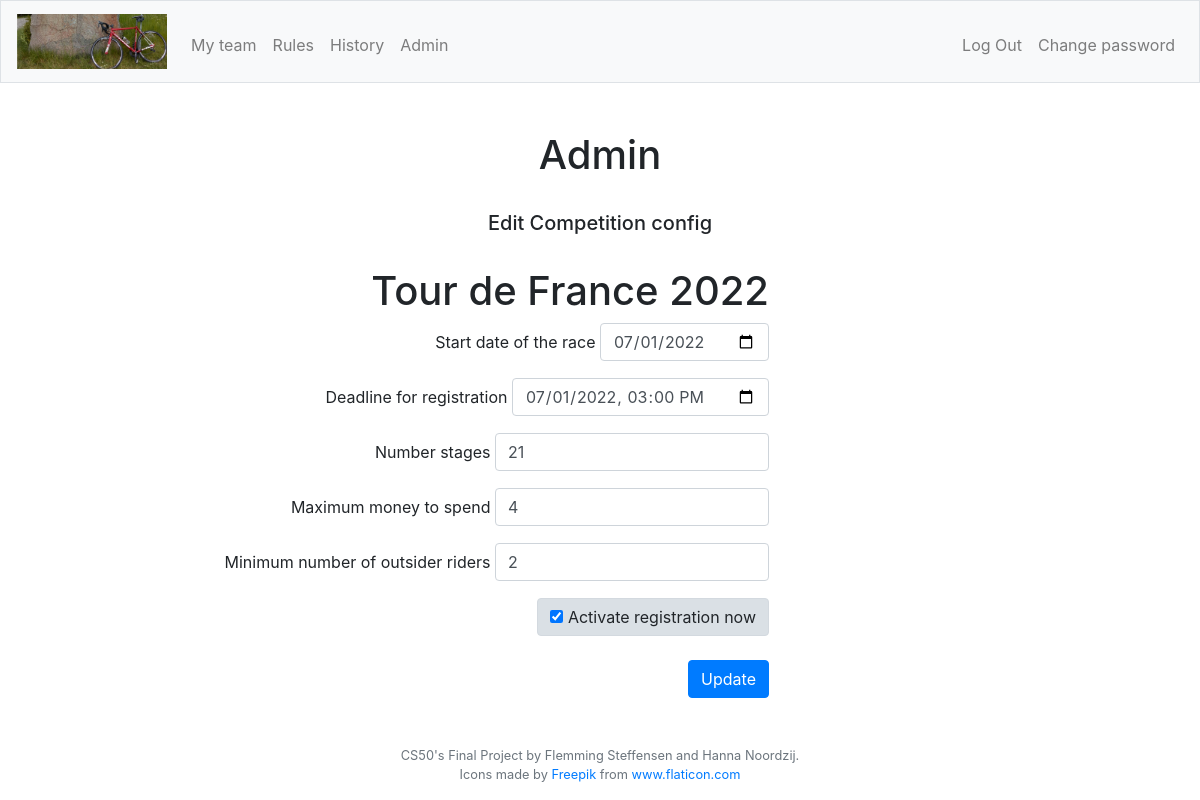
The page /editComp?activecomp=22 (signed in) on the database as committed earlier.
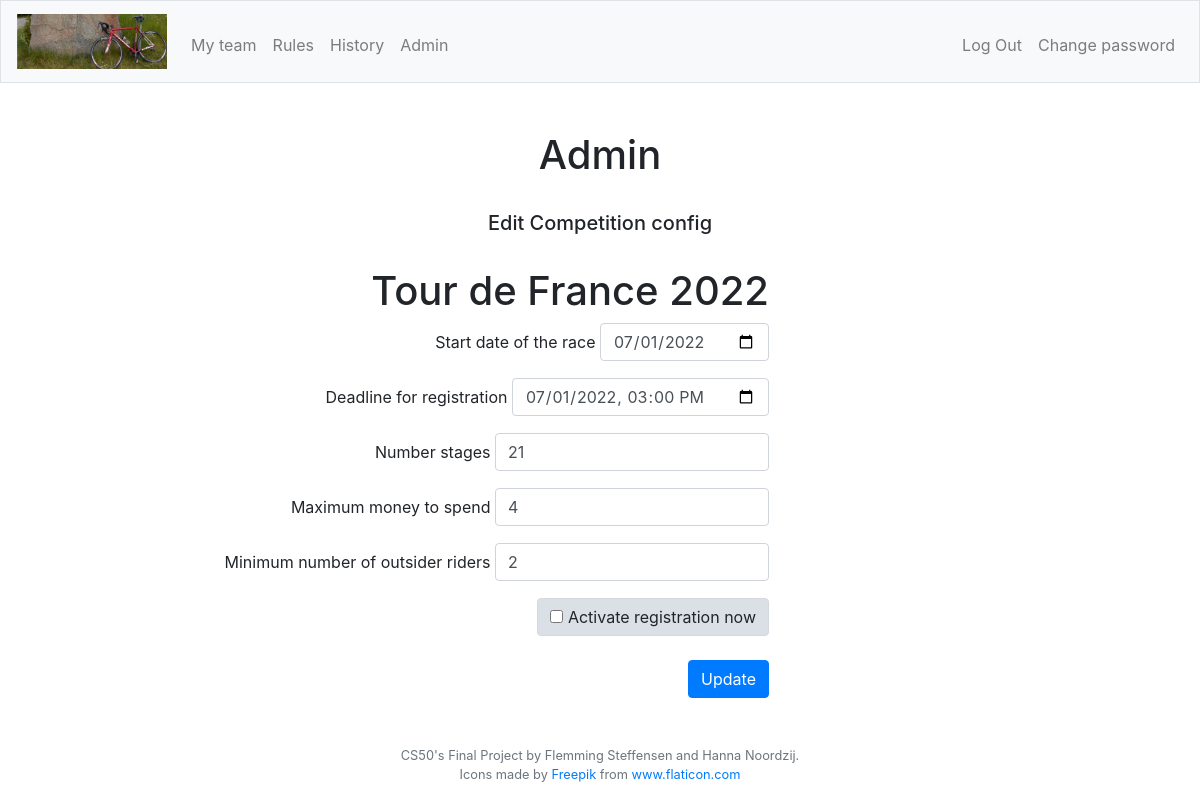
The same page on the database as committed later.
### tables this page shows
CREATE TABLE "competitions" (
	"id"	INTEGER NOT NULL UNIQUE,
	"racetype_id"	INTEGER NOT NULL,
	"year"	TEXT NOT NULL,
	"startdate"	TEXT NOT NULL,
	"reg_active"	INTEGER NOT NULL,
	"reg_stop"	TEXT NOT NULL,
	"racedays"	INTEGER NOT NULL,
	"total_price"	INTEGER NOT NULL DEFAULT 0,
	"min_outsider"	INTEGER NOT NULL DEFAULT 0,
	PRIMARY KEY("id" AUTOINCREMENT),
	FOREIGN KEY("racetype_id") REFERENCES "racetypes"("id")
);

### app.py (the view, shortened to what this page needs)
@app.route("/editComp", methods=["GET", "POST"])
@login_required
def editComp():
    if request.method == "GET":
        role = getRole()
        compid = request.args.get('activecomp', None)
        comps = db.execute("SELECT id, racetype_id, year, startdate, reg_stop, racedays, reg_active, total_price, min_outsider FROM competitions WHERE id = :compid", compid=compid)
        return render_template("editComp.html", comps=comps, role=role)

### app.py (called while the page is built)
@app.after_request
def after_request(response):
    response.headers["Cache-Control"] = "no-cache, no-store, must-revalidate"
    response.headers["Expires"] = 0
    response.headers["Pragma"] = "no-cache"
    return response

### helpers.py (called while the page is built)
def login_required(f):
    @wraps(f)
    def decorated_function(*args, **kwargs):
        if session.get("user_id") is None:
            return redirect("/login")
        return f(*args, **kwargs)
    return decorated_function

def getRole():
    role = db.execute("SELECT role FROM users WHERE id = :userid", userid=session["user_id"])
    role2 = role[0]["role"]
    return role2

### templates/editcomp.html (shortened to what this page needs)
{% extends "layout.html" %}
{% block adminNav %}
    {% if role == 2 %}
        <li class="nav-item"><a class="nav-link" href="/admin">Admin</a></li>
    {% endif %}
{% endblock %}
{% block main %}
<div>
    <h1>Admin</h1>
    <br>
    <h5>Edit Competition config</h5>
    <br>
</div>
{% for comp in comps %}
    <form id="editComp" action="/editComp" method="post">
        <div class="text-right col-lg-8">
            <div>
                {% if comp.racetype_id == 1 %}
                    <h1 class="">Tour de France {{comp.year}}</h1>
                {% elif comp.racetype_id == 2 %}
                    <h1 class="">Giro d'Italia {{comp.year}}</h1>
                {% elif comp.racetype_id == 3 %}
                    <h1 class="">Vuelta a España {{comp.year}}</h1>
                {% else %}
                    <h1 class="">Unknown competition</h1>
                {% endif %}
            </div>
            <div class="form-group">
                <label for="startdate">Start date of the race</label>
                <input class="form-control" name="startdate" placeholder="Startdate" type="date" value="{{ comp.startdate }}" required>
            </div>
            <div class="form-group">
                <label for="reg_stop">Deadline for registration</label>
                <input class="form-control" name="reg_stop" placeholder="Deadline for registration" type="datetime-local" value="{{ comp.reg_stop }}"required>
            </div>
            <div class="form-group">
                <label for="racedays">Number stages</label>
                <input class="form-control" name="racedays" placeholder="Number of stages" type="number" value="{{ comp.racedays }}" required>
            </div>
            <div class="form-group">
                <label for="total_price">Maximum money to spend</label>
                <input class="form-control" name="total_price" placeholder="Maximum money to spend" type="number" value="{{ comp.total_price }}" required>
            </div>
            <div class="form-group">
                <label for="min_outsider">Minimum number of outsider riders</label>
                <input class="form-control" name="min_outsider" placeholder="Minimum outsiders" type="number" value="{{ comp.min_outsider }}" required>
            </div>
            <div class="form-group">
                <label class="btn btn-light active">
                    <input type="checkbox" checked autocomplete="off" name="reg_active" id="reg_active"> Activate registration now
                </label>
            </div>
            <button class="btn btn-primary" type="submit">Update</button>
        </div>
    </form>
{% endfor %}
{% endblock %}

Rows that differ between the two databases and show on the page:
changed competitions: reg_active "☑" → "☐"
